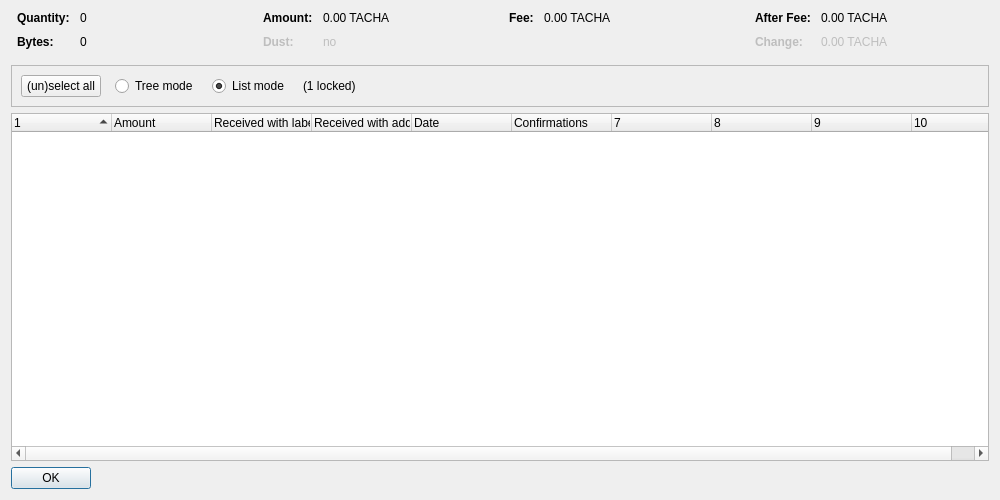
<?xml version="1.0" encoding="UTF-8"?>
<ui version="4.0">
 <class>CoinControlDialog</class>
 <widget class="QDialog" name="CoinControlDialog">
  <property name="geometry">
   <rect>
    <x>0</x>
    <y>0</y>
    <width>1000</width>
    <height>500</height>
   </rect>
  </property>
  <property name="windowTitle">
   <string>Coin Selection</string>
  </property>
  <layout class="QVBoxLayout" name="verticalLayout">
   <item>
    <layout class="QHBoxLayout" name="horizontalLayoutTop" stretch="0,0,0,0">
     <property name="topMargin">
      <number>0</number>
     </property>
     <property name="bottomMargin">
      <number>10</number>
     </property>
     <item>
      <layout class="QFormLayout" name="formLayoutCoinControl1">
       <property name="horizontalSpacing">
        <number>10</number>
       </property>
       <property name="verticalSpacing">
        <number>10</number>
       </property>
       <property name="leftMargin">
        <number>6</number>
       </property>
       <property name="rightMargin">
        <number>6</number>
       </property>
       <item row="0" column="0">
        <widget class="QLabel" name="labelCoinControlQuantityText">
         <property name="font">
          <font>
           <weight>75</weight>
           <bold>true</bold>
          </font>
         </property>
         <property name="text">
          <string>Quantity:</string>
         </property>
        </widget>
       </item>
       <item row="0" column="1">
        <widget class="QLabel" name="labelCoinControlQuantity">
         <property name="cursor">
          <cursorShape>IBeamCursor</cursorShape>
         </property>
         <property name="contextMenuPolicy">
          <enum>Qt::ActionsContextMenu</enum>
         </property>
         <property name="text">
          <string notr="true">0</string>
         </property>
         <property name="textInteractionFlags">
          <set>Qt::LinksAccessibleByMouse|Qt::TextSelectableByKeyboard|Qt::TextSelectableByMouse</set>
         </property>
        </widget>
       </item>
       <item row="1" column="0">
        <widget class="QLabel" name="labelCoinControlBytesText">
         <property name="font">
          <font>
           <weight>75</weight>
           <bold>true</bold>
          </font>
         </property>
         <property name="text">
          <string>Bytes:</string>
         </property>
        </widget>
       </item>
       <item row="1" column="1">
        <widget class="QLabel" name="labelCoinControlBytes">
         <property name="cursor">
          <cursorShape>IBeamCursor</cursorShape>
         </property>
         <property name="contextMenuPolicy">
          <enum>Qt::ActionsContextMenu</enum>
         </property>
         <property name="text">
          <string notr="true">0</string>
         </property>
         <property name="textInteractionFlags">
          <set>Qt::LinksAccessibleByMouse|Qt::TextSelectableByKeyboard|Qt::TextSelectableByMouse</set>
         </property>
        </widget>
       </item>
      </layout>
     </item>
     <item>
      <layout class="QFormLayout" name="formLayoutCoinControl2">
       <property name="horizontalSpacing">
        <number>10</number>
       </property>
       <property name="verticalSpacing">
        <number>10</number>
       </property>
       <property name="leftMargin">
        <number>6</number>
       </property>
       <property name="rightMargin">
        <number>6</number>
       </property>
       <item row="0" column="0">
        <widget class="QLabel" name="labelCoinControlAmountText">
         <property name="font">
          <font>
           <weight>75</weight>
           <bold>true</bold>
          </font>
         </property>
         <property name="text">
          <string>Amount:</string>
         </property>
        </widget>
       </item>
       <item row="0" column="1">
        <widget class="QLabel" name="labelCoinControlAmount">
         <property name="cursor">
          <cursorShape>IBeamCursor</cursorShape>
         </property>
         <property name="contextMenuPolicy">
          <enum>Qt::ActionsContextMenu</enum>
         </property>
         <property name="text">
          <string notr="true">0.00 TACHA</string>
         </property>
         <property name="textInteractionFlags">
          <set>Qt::LinksAccessibleByMouse|Qt::TextSelectableByKeyboard|Qt::TextSelectableByMouse</set>
         </property>
        </widget>
       </item>
       <item row="1" column="0">
        <widget class="QLabel" name="labelCoinControlLowOutputText">
         <property name="enabled">
          <bool>false</bool>
         </property>
         <property name="font">
          <font>
           <weight>75</weight>
           <bold>true</bold>
          </font>
         </property>
         <property name="text">
          <string>Dust:</string>
         </property>
        </widget>
       </item>
       <item row="1" column="1">
        <widget class="QLabel" name="labelCoinControlLowOutput">
         <property name="enabled">
          <bool>false</bool>
         </property>
         <property name="cursor">
          <cursorShape>IBeamCursor</cursorShape>
         </property>
         <property name="contextMenuPolicy">
          <enum>Qt::ActionsContextMenu</enum>
         </property>
         <property name="text">
          <string notr="true">no</string>
         </property>
         <property name="textInteractionFlags">
          <set>Qt::LinksAccessibleByMouse|Qt::TextSelectableByKeyboard|Qt::TextSelectableByMouse</set>
         </property>
        </widget>
       </item>
      </layout>
     </item>
     <item>
      <layout class="QFormLayout" name="formLayoutCoinControl3">
       <property name="horizontalSpacing">
        <number>10</number>
       </property>
       <property name="verticalSpacing">
        <number>10</number>
       </property>
       <property name="leftMargin">
        <number>6</number>
       </property>
       <property name="rightMargin">
        <number>6</number>
       </property>
       <item row="0" column="0">
        <widget class="QLabel" name="labelCoinControlFeeText">
         <property name="font">
          <font>
           <weight>75</weight>
           <bold>true</bold>
          </font>
         </property>
         <property name="text">
          <string>Fee:</string>
         </property>
        </widget>
       </item>
       <item row="0" column="1">
        <widget class="QLabel" name="labelCoinControlFee">
         <property name="cursor">
          <cursorShape>IBeamCursor</cursorShape>
         </property>
         <property name="contextMenuPolicy">
          <enum>Qt::ActionsContextMenu</enum>
         </property>
         <property name="text">
          <string notr="true">0.00 TACHA</string>
         </property>
         <property name="textInteractionFlags">
          <set>Qt::LinksAccessibleByMouse|Qt::TextSelectableByKeyboard|Qt::TextSelectableByMouse</set>
         </property>
        </widget>
       </item>
      </layout>
     </item>
     <item>
      <layout class="QFormLayout" name="formLayoutCoinControl4">
       <property name="horizontalSpacing">
        <number>10</number>
       </property>
       <property name="verticalSpacing">
        <number>10</number>
       </property>
       <property name="leftMargin">
        <number>6</number>
       </property>
       <property name="rightMargin">
        <number>6</number>
       </property>
       <item row="0" column="0">
        <widget class="QLabel" name="labelCoinControlAfterFeeText">
         <property name="font">
          <font>
           <weight>75</weight>
           <bold>true</bold>
          </font>
         </property>
         <property name="text">
          <string>After Fee:</string>
         </property>
        </widget>
       </item>
       <item row="0" column="1">
        <widget class="QLabel" name="labelCoinControlAfterFee">
         <property name="cursor">
          <cursorShape>IBeamCursor</cursorShape>
         </property>
         <property name="contextMenuPolicy">
          <enum>Qt::ActionsContextMenu</enum>
         </property>
         <property name="text">
          <string notr="true">0.00 TACHA</string>
         </property>
         <property name="textInteractionFlags">
          <set>Qt::LinksAccessibleByMouse|Qt::TextSelectableByKeyboard|Qt::TextSelectableByMouse</set>
         </property>
        </widget>
       </item>
       <item row="1" column="0">
        <widget class="QLabel" name="labelCoinControlChangeText">
         <property name="enabled">
          <bool>false</bool>
         </property>
         <property name="font">
          <font>
           <weight>75</weight>
           <bold>true</bold>
          </font>
         </property>
         <property name="text">
          <string>Change:</string>
         </property>
        </widget>
       </item>
       <item row="1" column="1">
        <widget class="QLabel" name="labelCoinControlChange">
         <property name="enabled">
          <bool>false</bool>
         </property>
         <property name="cursor">
          <cursorShape>IBeamCursor</cursorShape>
         </property>
         <property name="contextMenuPolicy">
          <enum>Qt::ActionsContextMenu</enum>
         </property>
         <property name="text">
          <string notr="true">0.00 TACHA</string>
         </property>
         <property name="textInteractionFlags">
          <set>Qt::LinksAccessibleByMouse|Qt::TextSelectableByKeyboard|Qt::TextSelectableByMouse</set>
         </property>
        </widget>
       </item>
      </layout>
     </item>
    </layout>
   </item>
   <item>
    <widget class="QFrame" name="frame">
     <property name="minimumSize">
      <size>
       <width>0</width>
       <height>40</height>
      </size>
     </property>
     <property name="frameShape">
      <enum>QFrame::StyledPanel</enum>
     </property>
     <property name="frameShadow">
      <enum>QFrame::Sunken</enum>
     </property>
     <layout class="QHBoxLayout" name="horizontalLayout">
      <item>
       <layout class="QHBoxLayout" name="horizontalLayoutPanel" stretch="0,0,0,0,0">
        <property name="spacing">
         <number>14</number>
        </property>
        <item>
         <widget class="QPushButton" name="pushButtonSelectAll">
          <property name="sizePolicy">
           <sizepolicy hsizetype="Maximum" vsizetype="Fixed">
            <horstretch>0</horstretch>
            <verstretch>0</verstretch>
           </sizepolicy>
          </property>
          <property name="text">
           <string>(un)select all</string>
          </property>
          <property name="autoDefault">
           <bool>false</bool>
          </property>
         </widget>
        </item>
        <item>
         <widget class="QRadioButton" name="radioTreeMode">
          <property name="sizePolicy">
           <sizepolicy hsizetype="Maximum" vsizetype="Fixed">
            <horstretch>0</horstretch>
            <verstretch>0</verstretch>
           </sizepolicy>
          </property>
          <property name="text">
           <string>Tree mode</string>
          </property>
         </widget>
        </item>
        <item>
         <widget class="QRadioButton" name="radioListMode">
          <property name="sizePolicy">
           <sizepolicy hsizetype="Maximum" vsizetype="Fixed">
            <horstretch>0</horstretch>
            <verstretch>0</verstretch>
           </sizepolicy>
          </property>
          <property name="text">
           <string>List mode</string>
          </property>
          <property name="checked">
           <bool>true</bool>
          </property>
         </widget>
        </item>
        <item>
         <widget class="QLabel" name="labelLocked">
          <property name="text">
           <string notr="true">(1 locked)</string>
          </property>
         </widget>
        </item>
        <item>
         <spacer name="horizontalSpacer">
          <property name="orientation">
           <enum>Qt::Horizontal</enum>
          </property>
          <property name="sizeHint" stdset="0">
           <size>
            <width>40</width>
            <height>20</height>
           </size>
          </property>
         </spacer>
        </item>
       </layout>
      </item>
     </layout>
    </widget>
   </item>
   <item>
    <widget class="CoinControlTreeWidget" name="treeWidget">
     <property name="contextMenuPolicy">
      <enum>Qt::CustomContextMenu</enum>
     </property>
     <property name="sortingEnabled">
      <bool>false</bool>
     </property>
     <property name="columnCount">
      <number>10</number>
     </property>
     <attribute name="headerShowSortIndicator" stdset="0">
      <bool>true</bool>
     </attribute>
     <attribute name="headerStretchLastSection">
      <bool>false</bool>
     </attribute>
     <column>
      <property name="text">
       <string/>
      </property>
     </column>
     <column>
      <property name="text">
       <string>Amount</string>
      </property>
     </column>
     <column>
      <property name="text">
       <string>Received with label</string>
      </property>
     </column>
     <column>
      <property name="text">
       <string>Received with address</string>
      </property>
     </column>
     <column>
      <property name="text">
       <string>Date</string>
      </property>
     </column>
     <column>
      <property name="text">
       <string>Confirmations</string>
      </property>
      <property name="toolTip">
       <string>Confirmed</string>
      </property>
     </column>
     <column>
      <property name="text">
       <string/>
      </property>
     </column>
     <column>
      <property name="text">
       <string/>
      </property>
     </column>
     <column>
      <property name="text">
       <string/>
      </property>
     </column>
     <column>
      <property name="text">
       <string/>
      </property>
     </column>
    </widget>
   </item>
   <item>
    <widget class="QDialogButtonBox" name="buttonBox">
     <property name="sizePolicy">
      <sizepolicy hsizetype="Maximum" vsizetype="Fixed">
       <horstretch>0</horstretch>
       <verstretch>0</verstretch>
      </sizepolicy>
     </property>
     <property name="orientation">
      <enum>Qt::Horizontal</enum>
     </property>
     <property name="standardButtons">
      <set>QDialogButtonBox::Ok</set>
     </property>
    </widget>
   </item>
  </layout>
 </widget>
 <customwidgets>
  <customwidget>
   <class>CoinControlTreeWidget</class>
   <extends>QTreeWidget</extends>
   <header>coincontroltreewidget.h</header>
  </customwidget>
 </customwidgets>
 <resources/>
 <connections/>
</ui>
